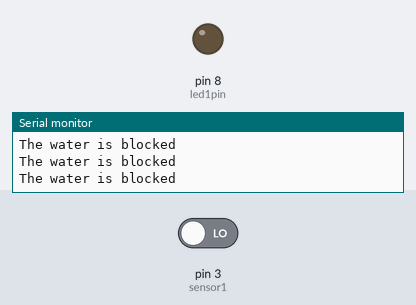
A sketch run on a simulated Arduino Uno, built with avr-gcc and run on an emulated ATmega328P. Shown: output pins drawn as LEDs (lit = HIGH), the last lines printed to the serial monitor. Inputs (shaded band) come from the test bench; at power-on: pin 3 (sensor1) LOW.

Above: at 1.2 s.
1.3 s: pin 3 (sensor1) driven HIGH
At 2.2 s:
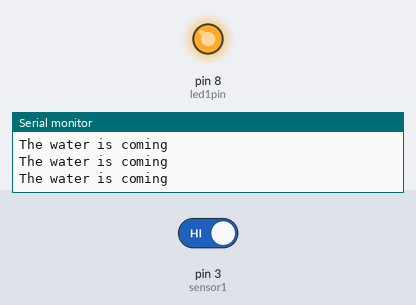
2.9 s: pin 3 (sensor1) driven LOW
At 3.5 s:
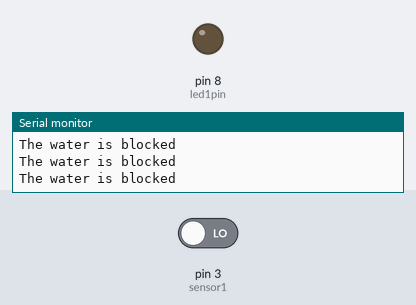
Timing chart, 0 to 5.9 s (numbered marks = the images above; inputs shaded):
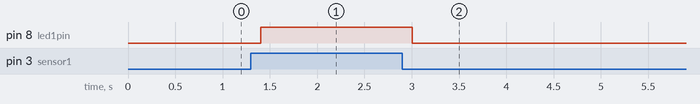

The sketch:

RO01.ino
```cpp
#define sensor1 3

#define led1pin 8


void setup()
{
  pinMode(sensor1,INPUT) ;

  pinMode(led1pin,OUTPUT) ;


  digitalWrite(led1pin,LOW) ;

  Serial.begin(9600);
  Serial.println("program start here....");
}
void loop()
{
boolean status1 = 0;
status1 = digitalRead(sensor1) ;

if (status1 == HIGH)
  {
    Serial.println("The water is coming");
     digitalWrite(led1pin,HIGH) ;
  }
  else
  {
    Serial.println("The water is blocked");
     digitalWrite(led1pin,LOW) ;
  }


delay(200);

}
```

Measured:
- after the input at 1.3 s, pin 8 (led1pin): LOW → HIGH after 0.10 s
- after the input at 2.9 s, pin 8 (led1pin): HIGH → LOW after 0.10 s
